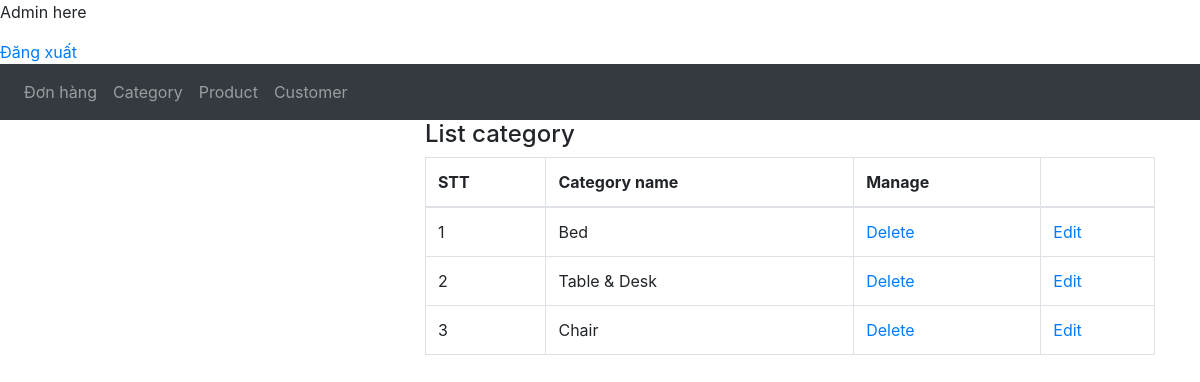
The app's page /admin/xulidanhmuc.php, older data.
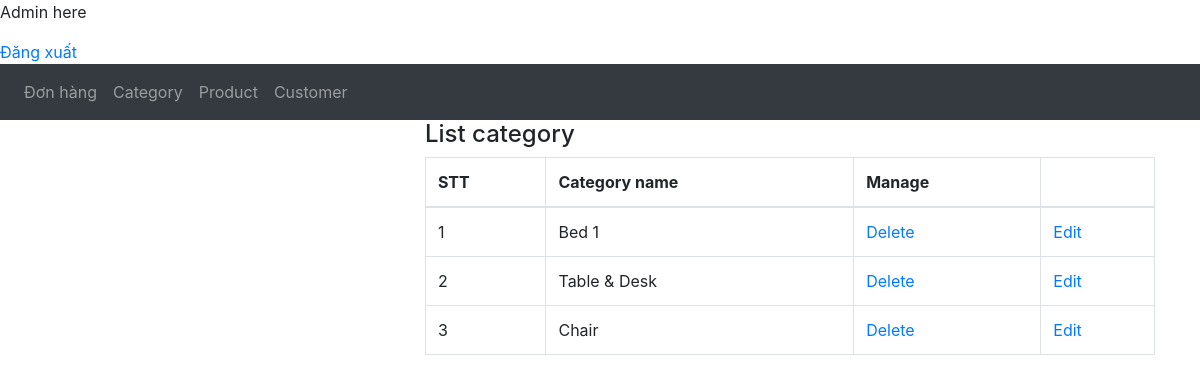
The same page, newer data.
### tables this page shows
CREATE TABLE `tbl_category` (
  `category_id` int(11) NOT NULL,
  `category_name` varchar(50) NOT NULL
);

### admin/xulidanhmuc.php (the view, shortened to what this page needs)
<?php
$con = mysqli_connect("localhost:3307","root","","donoithat");
?>
<?php
    $sql_category = mysqli_query($con, "SELECT * FROM tbl_category");
?>
<!DOCTYPE html>
<html lang="en">
<head>
    <link rel="stylesheet" href="https://maxcdn.bootstrapcdn.com/bootstrap/4.5.2/css/bootstrap.min.css">
</head>
<body>
<p>Admin here</p>
<a href = "dashboard.php?login=dangxuat">Đăng xuất</a>
<?php
 include_once('nav.php');
?>
<div class = "container">
    <div class="row">
        <div class = "col-md-4">
        </div>
            <div class = "col-md-8">
            <h4>List category</h4>
            <table class = "table table-resonsive table-bordered table-tripped">
                <tr>
                    <th>STT</th>
                    <th>Category name</th>
                    <th>Manage</th>
                </tr>
                <tbody>
                <?php
                    $i = 1;
                    while($row_category = mysqli_fetch_array($sql_category)) {
                ?>
                   <tr>
                        <td><?php echo $i?></td>
                        <td><?php echo $row_category['category_name']?></td>
                        <td><a href = "?xoa=<?php echo $row_category['category_id']?>">Delete</a></td>
                        <td><a href = "?sua=<?php echo $row_category['category_id']?>">Edit</a></td>
                    </tr>
                <?php
                    $i++;
                    }
                ?>
                </tbody>
            </table>
        </div>
    </div>
</div>
</body>
</html>

Row changes from the older to the newer data that the page shows:
changed tbl_category: category_name "Bed" → "Bed 1"
